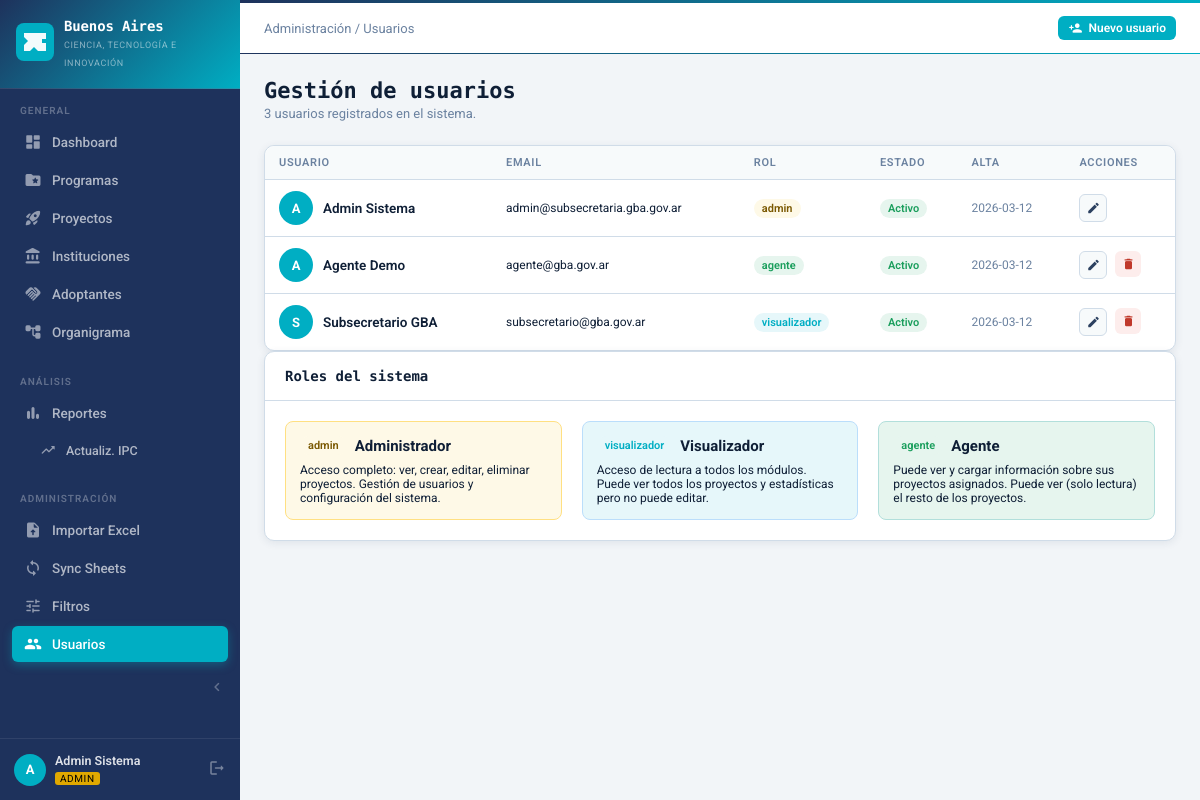
Page /admin/usuarios (signed in) on the committed database.
### tables this page shows
CREATE TABLE users (
        id INTEGER PRIMARY KEY AUTOINCREMENT,
        nombre TEXT NOT NULL,
        apellido TEXT NOT NULL,
        email TEXT UNIQUE NOT NULL,
        password_hash TEXT NOT NULL,
        rol TEXT NOT NULL DEFAULT 'agente',
        activo INTEGER DEFAULT 1,
        created_at DATETIME DEFAULT CURRENT_TIMESTAMP
    );

### blueprints/admin.py (the view)
@bp.route('/admin/usuarios')
@admin_required
def usuarios():
    users = query("SELECT * FROM users ORDER BY rol, apellido")
    return render_template('admin/usuarios.html', users=users)

### database.py (called while the page is built)
def get_db():
    conn = sqlite3.connect(DB_PATH)
    conn.row_factory = sqlite3.Row
    conn.execute("PRAGMA foreign_keys = ON")
    return conn

def query(sql, args=(), one=False):
    conn = get_db()
    cur = conn.execute(sql, args)
    rv = cur.fetchall()
    conn.close()
    return (rv[0] if rv else None) if one else rv

### helpers/auth.py (called while the page is built)
def admin_required(f):
    @wraps(f)
    def decorated(*args, **kwargs):
        if 'user_id' not in session:
            return redirect(url_for('auth.login'))
        if session.get('rol') not in ['admin']:
            flash('No tenés permiso para realizar esta acción.', 'danger')
            return redirect(url_for('dashboard.dashboard'))
        return f(*args, **kwargs)
    return decorated

def can_edit():
    return session.get('rol') in ['admin', 'agente']

def is_admin():
    return session.get('rol') == 'admin'

### templates/admin/usuarios.html (shortened to what this page needs)
{% extends "base.html" %}
{% block breadcrumb %}Administración / Usuarios{% endblock %}
{% block topbar_actions %}
  <a href="{{ url_for('admin.usuario_nuevo') }}" class="btn btn-primary btn-sm">
    <span class="material-icons-round">person_add</span> Nuevo usuario
  </a>
{% endblock %}
{% block content %}
<div class="page-header">
  <div class="page-header-left">
    <h1>Gestión de usuarios</h1>
    <p>{{ users|length }} usuarios registrados en el sistema.</p>
  </div>
</div>
<div class="card">
  <div class="table-wrapper">
    <table>
      <thead>
        <tr>
          <th>Usuario</th>
          <th>Email</th>
          <th>Rol</th>
          <th>Estado</th>
          <th>Alta</th>
          <th>Acciones</th>
        </tr>
      </thead>
      <tbody>
        {% for u in users %}
        <tr>
          <td>
            <div style="display:flex;align-items:center;gap:10px;">
              <div style="width:34px;height:34px;border-radius:50%;background:var(--blue);display:flex;align-items:center;justify-content:center;color:#fff;font-weight:700;font-size:13px;flex-shrink:0;">{{ u.nombre[0] }}</div>
              <div>
                <div style="font-weight:600;">{{ u.nombre }} {{ u.apellido }}</div>
              </div>
            </div>
          </td>
          <td class="text-sm">{{ u.email }}</td>
          <td><span class="badge badge-{{ u.rol }}">{{ u.rol }}</span></td>
          <td>{% if u.activo %}<span class="badge badge-activo">Activo</span>{% else %}<span class="badge badge-suspendido">Inactivo</span>{% endif %}</td>
          <td class="text-sm text-muted">{{ u.created_at[:10] if u.created_at else '—' }}</td>
          <td>
            <div class="flex gap-1">
              <a href="{{ url_for('admin.usuario_editar', uid=u.id) }}" class="btn btn-secondary btn-sm btn-icon" title="Editar">
                <span class="material-icons-round">edit</span>
              </a>
              {% if u.id != session.user_id %}
              <form id="del-u-{{ u.id }}" method="post" action="{{ url_for('admin.usuario_eliminar', uid=u.id) }}" style="display:inline;">
                <button type="button" class="btn btn-danger btn-sm btn-icon" onclick="confirmDelete('¿Eliminar al usuario {{ u.nombre }} {{ u.apellido }}?','del-u-{{ u.id }}')">
                  <span class="material-icons-round">delete</span>
                </button>
              </form>
              {% endif %}
            </div>
          </td>
        </tr>
        {% endfor %}
      </tbody>
    </table>
  </div>
</div>
<div class="card mt-3">
  <div class="card-header"><span class="card-title">Roles del sistema</span></div>
  <div class="card-body">
    <div class="grid-3">
      <div style="padding:14px;background:var(--gold-light);border-radius:8px;border:1px solid #FFE082;">
        <div style="display:flex;align-items:center;gap:8px;margin-bottom:8px;"><span class="badge badge-admin">admin</span><strong>Administrador</strong></div>
        <p class="text-sm">Acceso completo: ver, crear, editar, eliminar proyectos. Gestión de usuarios y configuración del sistema.</p>
      </div>
      <div style="padding:14px;background:var(--blue-pale);border-radius:8px;border:1px solid #BBDEFB;">
        <div style="display:flex;align-items:center;gap:8px;margin-bottom:8px;"><span class="badge badge-visualizador">visualizador</span><strong>Visualizador</strong></div>
        <p class="text-sm">Acceso de lectura a todos los módulos. Puede ver todos los proyectos y estadísticas pero no puede editar.</p>
      </div>
      <div style="padding:14px;background:var(--green-pale);border-radius:8px;border:1px solid #B2DFDB;">
        <div style="display:flex;align-items:center;gap:8px;margin-bottom:8px;"><span class="badge badge-agente">agente</span><strong>Agente</strong></div>
        <p class="text-sm">Puede ver y cargar información sobre sus proyectos asignados. Puede ver (solo lectura) el resto de los proyectos.</p>
      </div>
    </div>
  </div>
</div>
{% endblock %}

### static/css/style.css (style rules this page uses)
:root { --navy: #1E325C; --teal: #00AEC3; --gray: #878787; --white: #FFFFFF; --navy-mid: #2B4470; --navy-light: #3A5585; --teal-dark: #007F8F; --teal-mid: #4EC8D8; --teal-light: #A8E4EC; --teal-pale: #E6F7FA; --grad-main: linear-gradient(135deg, #1E325C 0%, #00AEC3 100%); --grad-light: linear-gradient(135deg, #FFFFFF 0%, #1E325C 100%); --green: #1A9E5C; --green-pale: #E6F5EE; --red: #C0392B; --red-pale: #FDEDEC; --gold: #E0A800; --gold-light: #FEF9E7; --orange: #D35400; --orange-pale:#FEF0E6; --purple: #6C3483; --purple-pale:#F4ECF7; --blue: var(--teal); --blue-light: var(--teal-mid); --blue-pale: var(--teal-pale); --bg: #F2F5F8; --surface: #FFFFFF; --surface-2: #F7FAFB; --border: #D0DCE8; --text: #0F1F36; --text-mid: #2C4160; --text-muted: #6B82A0; --sidebar-w: 240px; --radius: 10px; --radius-sm: 6px; --shadow: 0 2px 8px rgba(30,50,92,.09); --shadow-md: 0 4px 16px rgba(30,50,92,.13); --shadow-lg: 0 8px 32px rgba(30,50,92,.18); }
*, *::before, *::after { box-sizing: border-box; margin: 0; padding: 0; }
html { font-size: 15px; }
body { font-family: 'Roboto', sans-serif; background: var(--bg); color: var(--text); min-height: 100vh; }
h1,h2,h3,h4,h5 { font-family: 'Encode Sans', sans-serif; font-weight: 700; }
.card { background: var(--surface); border-radius: var(--radius); border: 1px solid var(--border); box-shadow: var(--shadow); }
.card-header { padding: 16px 20px; border-bottom: 1px solid var(--border); display: flex; align-items: center; justify-content: space-between; gap: 12px; }
.card-title { font-size: 14px; font-weight: 600; font-family: 'Encode Sans', sans-serif; }
.card-body { padding: 20px; }
.table-wrapper { overflow-x: auto; border-radius: var(--radius); }
table { width: 100%; border-collapse: collapse; font-size: 13.5px; }
thead th { padding: 10px 14px; text-align: left; font-size: 11px; font-weight: 600; text-transform: uppercase; letter-spacing: .06em; color: var(--text-muted); background: var(--surface-2); border-bottom: 1px solid var(--border); white-space: nowrap; }
tbody tr { border-bottom: 1px solid var(--border); transition: background .1s; }
tbody tr:last-child { border-bottom: none; }
tbody td { padding: 11px 14px; vertical-align: middle; }
.badge { display: inline-flex; align-items: center; gap: 4px; padding: 3px 8px; border-radius: 20px; font-size: 11px; font-weight: 600; white-space: nowrap; }
.badge-activo { background: var(--green-pale); color: var(--green); }
.badge-admin { background: var(--gold-light); color: #7A5800; }
.badge-visualizador { background: var(--blue-pale); color: var(--blue); }
.badge-agente { background: var(--green-pale); color: var(--green); }
.btn { display: inline-flex; align-items: center; gap: 6px; padding: 8px 16px; border-radius: var(--radius-sm); font-family: 'Roboto', sans-serif; font-size: 13px; font-weight: 600; cursor: pointer; border: none; text-decoration: none; transition: all .15s; white-space: nowrap; }
.btn .material-icons-round { font-size: 16px; }
.btn-primary { background: var(--blue); color: #fff; }
.btn-secondary { background: var(--surface-2); color: var(--text-mid); border: 1px solid var(--border); }
.btn-danger { background: var(--red-pale); color: var(--red); }
.btn-sm { padding: 5px 10px; font-size: 12px; }
.btn-sm .material-icons-round { font-size: 14px; }
.btn-icon { padding: 6px; }
.page-header { display: flex; align-items: flex-start; justify-content: space-between; margin-bottom: 24px; gap: 16px; }
.page-header-left h1 { font-size: 22px; font-weight: 700; }
.page-header-left p { font-size: 13px; color: var(--text-muted); margin-top: 3px; }
.grid-3 { display: grid; grid-template-columns: repeat(3, 1fr); gap: 20px; }
.text-muted { color: var(--text-muted); }
.text-sm { font-size: 12px; }
.flex { display: flex; }
.gap-1 { gap: 8px; }

### rows in the picture
users: nombre "A", nombre "Admin", apellido "Sistema", email "admin@subsecretaria.gba.gov.ar", rol "admin", activo "Activo", created_at "2026-03-12"
users: nombre "A", nombre "Agente", apellido "Demo", email "agente@gba.gov.ar", rol "agente", activo "Activo", created_at "2026-03-12"
users: nombre "S", nombre "Subsecretario", apellido "GBA", email "subsecretario@gba.gov.ar", rol "visualizador", activo "Activo", created_at "2026-03-12"

### other values in the picture
{{ session.nombre[0] }} "A"
{{ session.nombre }} "Admin Sistema"
{{ session.rol }} "ADMIN"
{{ users|length }} "3"
